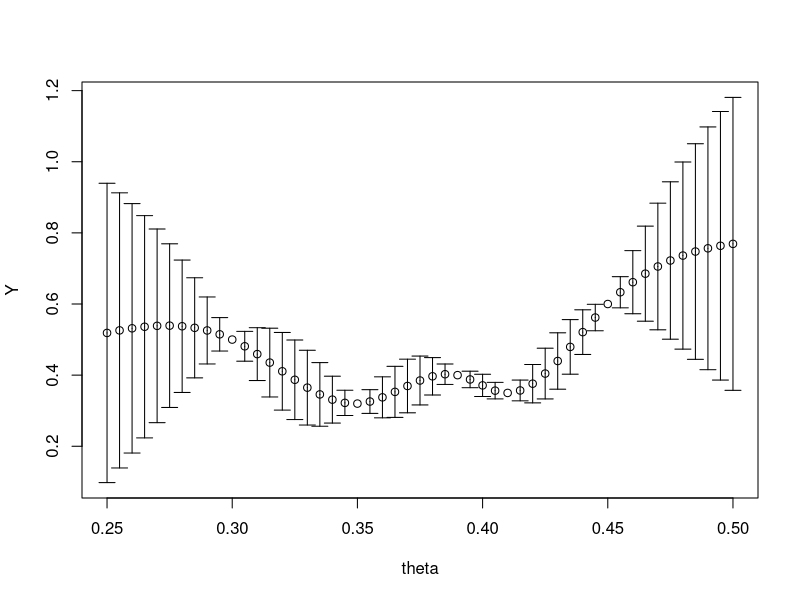

The R source for this figure: (Note: this script raises an error after producing the figure.)
# Code for the Project in Stochastic Modelling
# Lars Sæle & Helge Bergo
# November 2019

## Problem 2 - Calibrating Climate Models

# Given values
theta <- seq(0.25, 0.50, by=0.005) # mu_A
mu <- 0.5 # mean vector to n
sigma <- 0.5^2 # variance squared
phi_m <- 15 # correlation function parameter

# Conditional values 
theta_conditional = c(0.3, 0.35, 0.39, 0.41, 0.45) # mu_B 
Y_conditional = c(0.5, 0.32, 0.40, 0.35, 0.60) # x_B 

# Build distance matrices H
ones <- as.matrix(rep(1.0, length(theta)));
H_A <- abs(theta %*% t(ones) - ones %*% t(theta)); 

ones <- as.matrix(rep(1.0, length(theta_conditional)));
H_B <- abs(theta_conditional %*% t(ones) - ones %*% t(theta_conditional)); 

H_AB <- matrix(0, nrow = 51, ncol = 5)
for(i in 1:51){
  for(j in 1:5){
    H_AB[i,j] <- abs(theta[i]-theta_conditional[j])
  }
}


# Build covariance matrices Sigma
Sigma_A  <- sigma * (1 + phi_m*H_A)  * exp(-phi_m*H_A)
Sigma_B  <- sigma * (1 + phi_m*H_B)  * exp(-phi_m*H_B)
Sigma_AB <- sigma * (1 + phi_m*H_AB) * exp(-phi_m*H_AB)


# Calculate the answer
Y <- theta + Sigma_AB %*% solve(Sigma_B) %*% (Y_conditional - theta_conditional)


# Calculating 90% confidence interval
Var = Sigma_A - Sigma_AB %*% solve(Sigma_B) %*% t(Sigma_AB)
upper = c()
lower = c()
z = 1.64
for(i in 1:51){
  upper[i] <- Y[i] + z*sqrt(Var[i,i])
  lower[i] <- Y[i] - z*sqrt(Var[i,i])
}

require(plotrix) # Solution with plotrix
plotCI(theta, Y, ui=upper, li=lower)
points(theta,E)

df <- data.frame(theta,E,upper, lower)
require(ggplot2) # Solution with ggplot
ggplot(df, aes(x = theta, y = E)) +
  geom_point(size = 2) +
  geom_errorbar(aes(ymax = upper, ymin = lower))



# Plotting 
df <- data.frame(theta,E,theta_conditional,times_conditional,upper,lower)
plot(theta,E,type='l')
par(new=TRUE)
plot(theta_conditional,times_conditional,col='red')

require(ggplot2) # Solution with ggplot
ggplot(df, aes(x = theta, y = E)) +
  geom_point(size = 2) +
  geom_errorbar(aes(ymax = upper, ymin = lower)) +
  geom_point(aes(x = theta_conditional, t = times_conditional))
